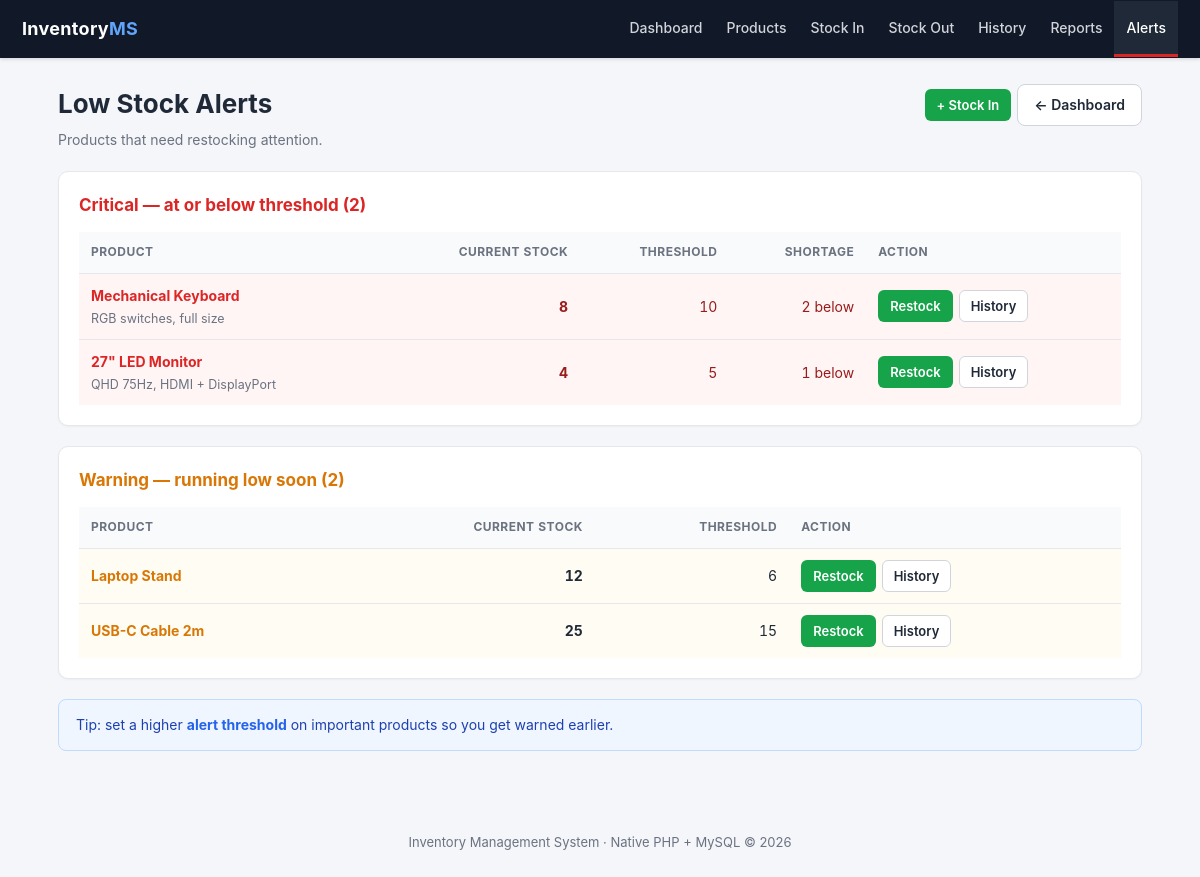
Page /reports/alerts.php on the committed database.
### tables this page shows
CREATE TABLE products (
    id              INT AUTO_INCREMENT PRIMARY KEY,
    name            VARCHAR(100) NOT NULL,
    description     TEXT NULL,
    price           DECIMAL(10,2) NOT NULL CHECK (price > 0),
    stock_quantity  INT NOT NULL DEFAULT 0,
    alert_threshold INT NOT NULL DEFAULT 5,
    created_at      TIMESTAMP DEFAULT CURRENT_TIMESTAMP
);

### includes/functions.php (called while the page is built, shortened)
<?php
function e($value): string
{
    return htmlspecialchars((string) $value, ENT_QUOTES, 'UTF-8');
}

### reports/alerts.php (the view, shortened to what this page needs)
<?php
require_once __DIR__ . '/../config/db.php';
require_once __DIR__ . '/../includes/functions.php';
try {
    $stmt = $pdo->prepare(
        'SELECT * FROM products
          WHERE stock_quantity <= alert_threshold
          ORDER BY (stock_quantity - alert_threshold) ASC, name ASC'
    );
    $stmt->execute();
    $critical = $stmt->fetchAll();
    $stmt = $pdo->prepare(
        'SELECT * FROM products
          WHERE stock_quantity > alert_threshold
            AND alert_threshold > 0
            AND stock_quantity <= alert_threshold * 2
          ORDER BY stock_quantity ASC, name ASC'
    );
    $stmt->execute();
    $warning = $stmt->fetchAll();
} catch (Throwable $e) {
    error_log('Alerts report failed: ' . $e->getMessage());
    flash('error', 'Could not load the alerts report. Please try again later.');
    redirect('../index.php');
}
require __DIR__ . '/../includes/header.php';
?>
<div class="page-head">
    <div>
        <h1>Low Stock Alerts</h1>
        <p class="subtitle">Products that need restocking attention.</p>
    </div>
    <div class="actions">
        <a class="btn btn-success btn-sm" href="../movements/stock_in.php">+ Stock In</a>
        <a class="btn btn-secondary" href="../index.php">&larr; Dashboard</a>
    </div>
</div>
<?php if (!empty($critical)): ?>
    <section class="card">
        <div class="section-head">
            <h2 class="text-red">Critical — at or below threshold (<?= count($critical) ?>)</h2>
        </div>
        <div class="table-wrap">
            <table>
                <thead>
                    <tr>
                        <th>Product</th>
                        <th class="num">Current Stock</th>
                        <th class="num">Threshold</th>
                        <th class="num">Shortage</th>
                        <th>Action</th>
                    </tr>
                </thead>
                <tbody>
                <?php foreach ($critical as $p): ?>
                    <tr class="row-low">
                        <td>
                            <strong class="text-red"><?= e($p['name']) ?></strong>
                            <?php if (!empty($p['description'])): ?>
                                <div class="cell-sub"><?= e($p['description']) ?></div>
                            <?php endif; ?>
                        </td>
                        <td class="num"><strong><?= (int) $p['stock_quantity'] ?></strong></td>
                        <td class="num"><?= (int) $p['alert_threshold'] ?></td>
                        <td class="num text-red">
                            <?= max(0, (int) $p['alert_threshold'] - (int) $p['stock_quantity']) ?> below
                        </td>
                        <td>
                            <div class="actions">
                                <a class="btn btn-success btn-sm" href="../movements/stock_in.php">Restock</a>
                                <a class="btn btn-secondary btn-sm" href="../movements/history.php?id=<?= (int) $p['id'] ?>">History</a>
                            </div>
                        </td>
                    </tr>
                <?php endforeach; ?>
                </tbody>
            </table>
        </div>
    </section>
<?php endif; ?>
<?php if (!empty($warning)): ?>
    <section class="card">
        <div class="section-head">
            <h2 class="text-orange">Warning — running low soon (<?= count($warning) ?>)</h2>
        </div>
        <div class="table-wrap">
            <table>
                <thead>
                    <tr>
                        <th>Product</th>
                        <th class="num">Current Stock</th>
                        <th class="num">Threshold</th>
                        <th>Action</th>
                    </tr>
                </thead>
                <tbody>
                <?php foreach ($warning as $p): ?>
                    <tr class="row-warn">
                        <td><strong class="text-orange"><?= e($p['name']) ?></strong></td>
                        <td class="num"><strong><?= (int) $p['stock_quantity'] ?></strong></td>
                        <td class="num"><?= (int) $p['alert_threshold'] ?></td>
                        <td>
                            <div class="actions">
                                <a class="btn btn-success btn-sm" href="../movements/stock_in.php">Restock</a>
                                <a class="btn btn-secondary btn-sm" href="../movements/history.php?id=<?= (int) $p['id'] ?>">History</a>
                            </div>
                        </td>
                    </tr>
                <?php endforeach; ?>
                </tbody>
            </table>
        </div>
    </section>
<?php endif; ?>
<?php if (!empty($critical) || !empty($warning)): ?>
    <div class="alert-box alert-info">
        Tip: set a higher <a href="../products/index.php"><strong>alert threshold</strong></a>
        on important products so you get warned earlier.
    </div>
<?php endif; ?>
<?php require __DIR__ . '/../includes/footer.php'; ?>

### assets/css/style.css (style rules this page uses)
:root { --bg: #f4f6fa; --card: #ffffff; --text: #1f2937; --muted: #6b7280; --border: #e5e7eb; --primary: #2563eb; --primary-dark: #1d4ed8; --green: #16a34a; --green-dark: #15803d; --green-bg: #dcfce7; --red: #dc2626; --red-dark: #b91c1c; --red-bg: #fee2e2; --orange: #d97706; --orange-bg: #fef3c7; --nav: #111827; }
* { box-sizing: border-box; }
body { margin: 0; background: var(--bg); color: var(--text); font-family: -apple-system, BlinkMacSystemFont, "Segoe UI", Roboto, Helvetica, Arial, sans-serif; font-size: 15px; line-height: 1.55; }
a { color: var(--primary); text-decoration: none; }
h1 { font-size: 26px; margin: 0; }
h2 { font-size: 17px; margin: 0; }
.page-head { display: flex; justify-content: space-between; align-items: flex-start; gap: 16px; flex-wrap: wrap; margin-bottom: 20px; }
.page-head .subtitle { color: var(--muted); margin: 5px 0 0; font-size: 14px; }
.section-head { display: flex; justify-content: space-between; align-items: center; gap: 12px; flex-wrap: wrap; margin-bottom: 14px; }
.card { background: var(--card); border: 1px solid var(--border); border-radius: 10px; padding: 20px; margin-bottom: 20px; box-shadow: 0 1px 2px rgba(0, 0, 0, .04); }
.table-wrap { overflow-x: auto; }
table { width: 100%; border-collapse: collapse; }
th, td { text-align: left; padding: 11px 12px; border-bottom: 1px solid var(--border); font-size: 14px; vertical-align: middle; }
th { background: #f9fafb; font-size: 12px; text-transform: uppercase; letter-spacing: .04em; color: var(--muted); }
tbody tr:last-child td { border-bottom: none; }
.num { text-align: right; font-variant-numeric: tabular-nums; }
.cell-sub { color: var(--muted); font-size: 12.5px; margin-top: 2px; }
.row-low { background: #fff5f5 !important; }
.row-low td { color: #991b1b; }
.row-warn { background: #fffdf3 !important; }
.btn { display: inline-block; padding: 9px 16px; border-radius: 8px; border: 1px solid transparent; background: var(--primary); color: #fff; font-size: 14px; font-weight: 600; font-family: inherit; cursor: pointer; text-align: center; }
.btn-success { background: var(--green); }
.btn-secondary { background: #fff; color: var(--text); border-color: #d1d5db; }
.btn-sm { padding: 5px 11px; font-size: 13px; border-radius: 6px; }
.actions { display: flex; gap: 6px; flex-wrap: wrap; align-items: center; }
.alert-box { padding: 14px 17px; border-radius: 8px; border: 1px solid; margin-bottom: 18px; font-size: 14px; }
.alert-info { background: #eff6ff; color: #1e40af; border-color: #bfdbfe; }
.text-red { color: var(--red); }
.text-orange { color: var(--orange); }

### rows in the picture
products: name "Mechanical Keyboard", description "RGB switches, full size", stock_quantity "8", alert_threshold "10", max(0, (int) $p['alert_threshold'] - (int) $p['stock_quantity']) "2"
products: name "27\" LED Monitor", description "QHD 75Hz, HDMI + DisplayPort", stock_quantity "4", alert_threshold "5", max(0, (int) $p['alert_threshold'] - (int) $p['stock_quantity']) "1"
products: name "Laptop Stand", stock_quantity "12", alert_threshold "6"
products: name "USB-C Cable 2m", stock_quantity "25", alert_threshold "15"

### other values in the picture
count($critical) "2"
count($warning) "2"
